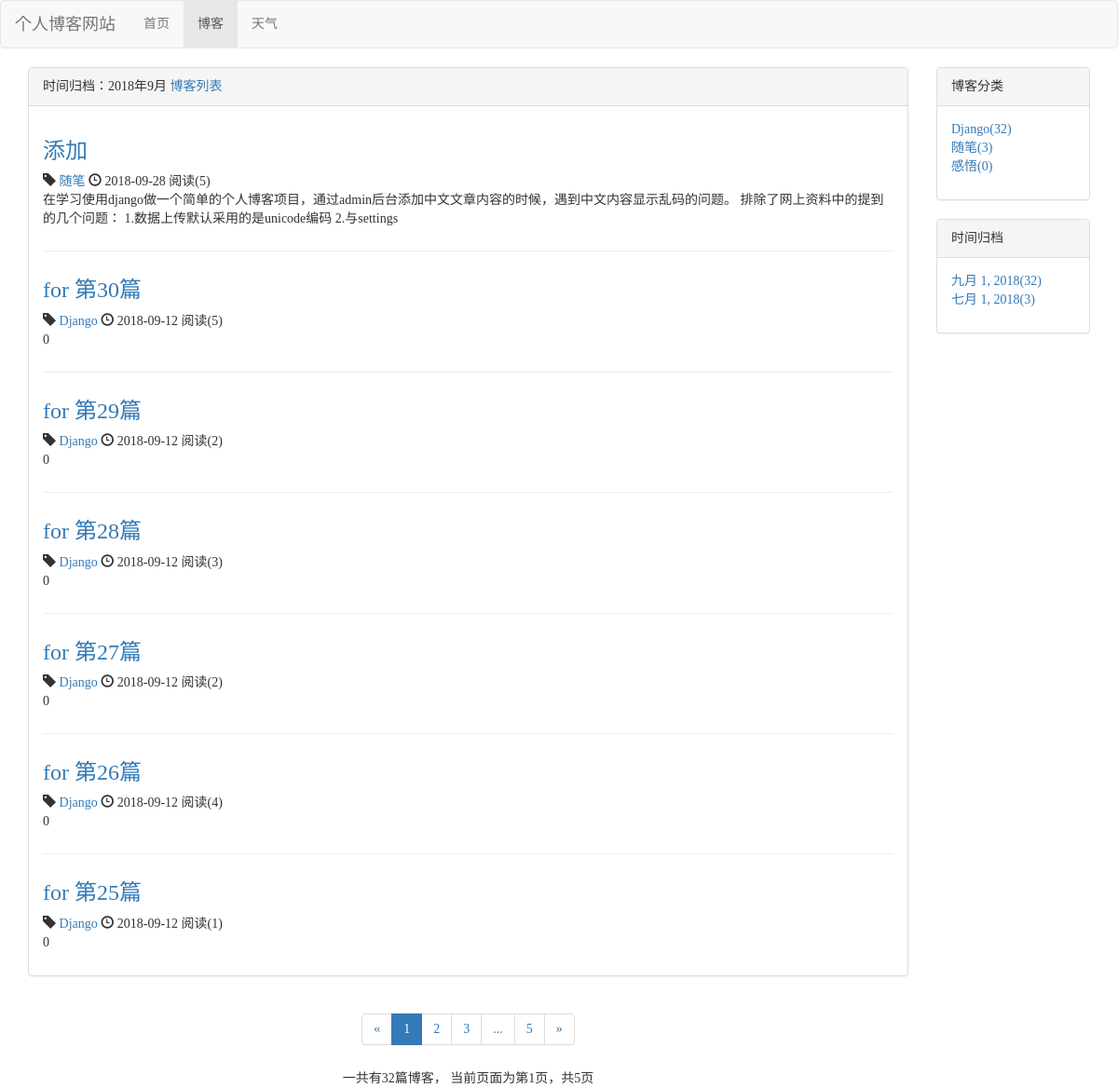
The page /blog/date/2018/9 on the database as committed earlier.
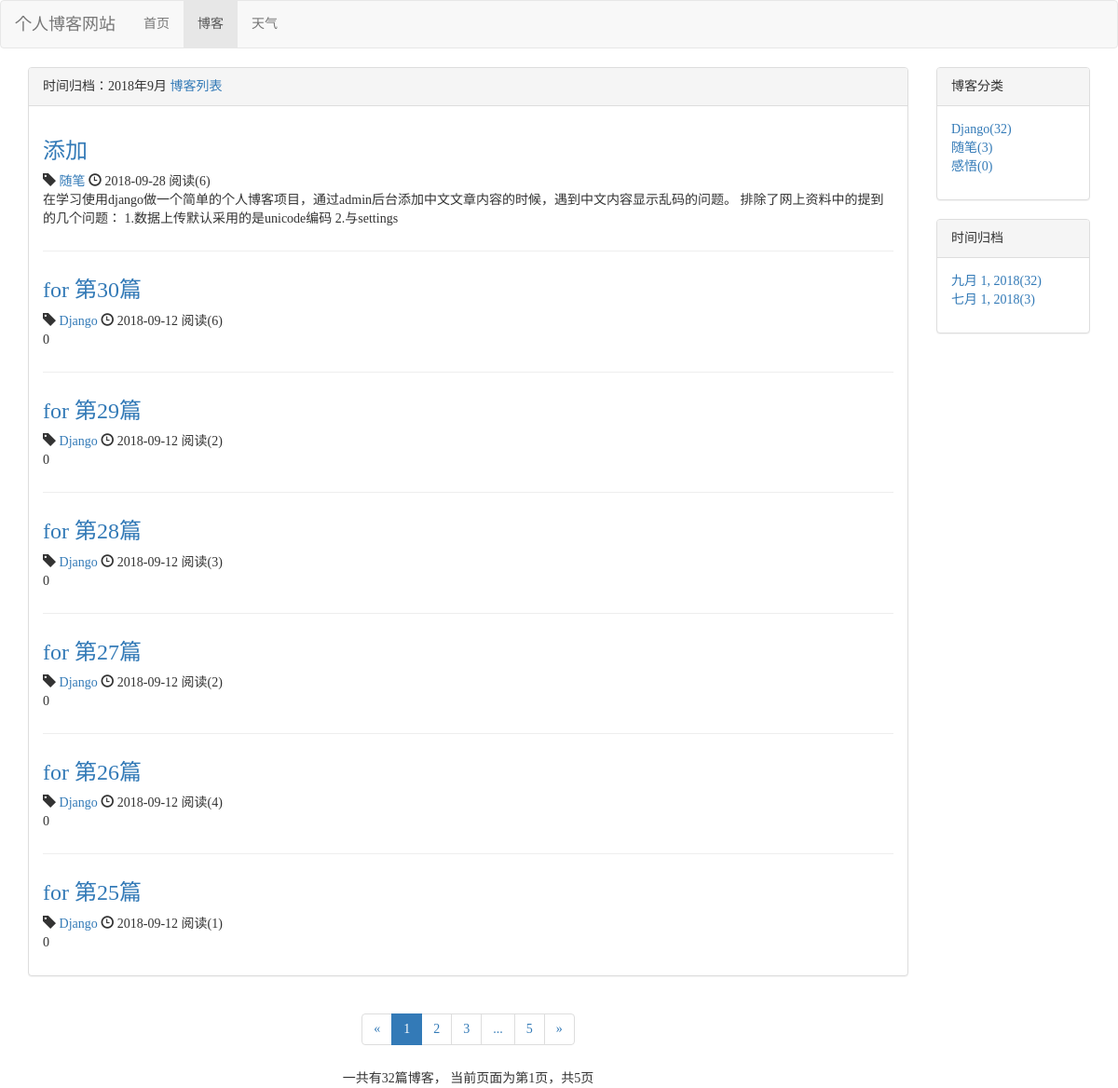
The same page on the database as committed later.
### blog1/models.py (models this page shows, shortened)
class Blog1(models.Model,ReadNumExtensionMethods):
    title = models.CharField(max_length=50)
    blog_type = models.ForeignKey(BlogType,on_delete=models.DO_NOTHING)
    content = RichTextUploadingField()
    author = models.ForeignKey(User,on_delete=models.DO_NOTHING)
    read_details = GenericRelation(ReadNumDate) #反向查询ReadNum
    created_time = models.DateTimeField(auto_now_add=True)
    last_updated_time = models.DateTimeField(auto_now=True)
    image = models.ImageField(upload_to='img',null=True,blank=True)
    class Meta:
        ordering = ['-created_time']

class BlogType(models.Model):
    type_name = models.CharField(max_length=15)
    def __str__(self):
        return self.type_name
    """
    #统计数量方法2：反过来用 type_name的id(如：1)来查询 blog_type对应的id(如：1)
    def blog_type_count(self):
        return self.blog1_set.all().count()
    """

### read_statistics/models.py (models this page shows)
class ReadNum(models.Model):
    read_num = models.IntegerField(default=0)#阅读计数
    content_type = models.ForeignKey(ContentType, on_delete=models.DO_NOTHING)
    object_id = models.PositiveIntegerField() #对应模型主键值：数字类型
    content_object = GenericForeignKey('content_type', 'object_id')

### blog1/views.py (the view)
# urls.py: path('date/<int:year>/<int:month>', views.blog_dates, name="blog_dates"),
def blog_dates(request,year,month):
    blog_all_list = Blog1.objects.filter(created_time__year=year, created_time__month=month)
    context = get_blog_list_common_data(request, blog_all_list)
    context['blog_current_date'] = '%s年%s月' % (year,month)
    return render(request,'blog/blog_dates.html', context)

### read_statistics/models.py (called while the page is built)
    def get_read_num(self): #Blog可以用这个方法，所以self可以是Blog的对象
        try:
            ct = ContentType.objects.get_for_model(self)# models对象
            readnum = ReadNum.objects.get(content_type=ct, object_id=self.pk)#ReadNum对象
            return readnum.read_num
        except exceptions.ObjectDoesNotExist:
            return 0

### blog1/templates/blog/blog_dates.html
{% extends 'blog/blog_list.html' %}
{% block head_title %}
    时间归档：{{ blog_current_date }}
    <a href="{% url 'blog_list' %}">博客列表</a>
{% endblock %}

### blog1/templates/blog/blog_list.html (shortened to what the changed rows need)
{% extends 'base.html' %}
{% load staticfiles %}
{% block head_extends %}
    <link rel="stylesheet" href="{% static 'blog/blog.css' %}">
{% endblock %}
{% block content %}
    <div class="container">
        <div class="row">
            <div class="col-sm-8 col-md-9 col-lg-10">
                <div class="panel panel-default">
                    <div class="panel-body">
                        {% for blog in blogs %}
                            <div class="blog">
                                <h3><a href="{% url 'blog_detail' blog.pk %}">{{ blog.title }}</a></h3>
                                <p class="blog-info">
                                    <span class="glyphicon glyphicon-tag"></span>
                                    <a href="{% url 'blogs_with_type' blog.blog_type.pk %}">{{ blog.blog_type }}</a>
                                    <span class="glyphicon glyphicon-time"></span>
                                    {{ blog.created_time|date:"Y-m-d" }}
                                    阅读({{ blog.get_read_num }})
                                </p>
                                <p>{{ blog.content|striptags|truncatechars_html:120 }}</p>
                            </div>
                        {% empty %}
                            <div class="blog">
                                <h3>-- 暂无博客，敬请期待 --</h3>
                            </div>
                        {% endfor %}
                    </div>
                </div>
            </div>
        </div>
    </div>
{% endblock %}

Rows that differ between the two databases and show on the page:
changed through a linked row, Blog1 "添加": get_read_num "5" → "6"
changed through a linked row, Blog1 "for 第30篇": get_read_num "5" → "6"
